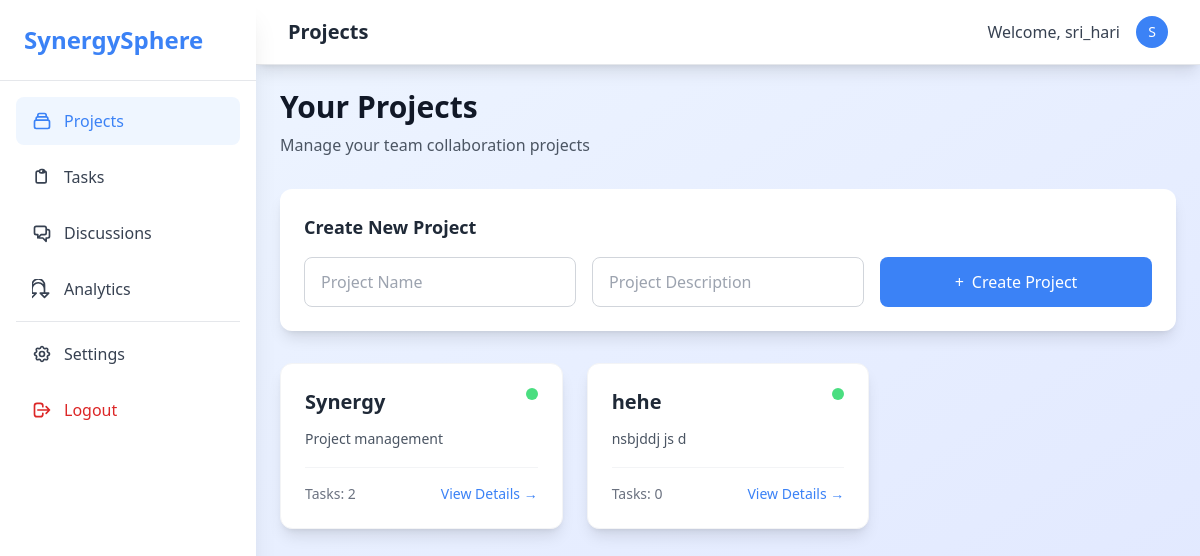
Screenshot of /projects (signed in) with the database file from the repository.
### app/models.py (models this page shows)
class Project(Base):
    __tablename__ = "projects"
    id = Column(Integer, primary_key=True, index=True)
    name = Column(String, index=True)
    description = Column(String)
    owner_id = Column(Integer, ForeignKey("users.id"))
    owner = relationship("User", back_populates="projects")
    tasks = relationship("Task", back_populates="project")

### app/routers/projects.py (the view)
@router.get("/projects", response_class=HTMLResponse)
async def project_dashboard(request: Request, db: Session = Depends(get_db)):
    user_id = request.session.get("user_id")
    if not user_id:
        return RedirectResponse(url="/login", status_code=303)
    projects = db.query(models.Project).filter(models.Project.owner_id == user_id).all()
    return templates.TemplateResponse("projects.html", {
        "request": request,
        "projects": projects,
        "username": request.session.get("username")
    })

### app/templates/projects.html (shortened to what this page needs)
{% extends "base.html" %}
{% block page_title %}Projects{% endblock %}
{% block content %}
    <div class="mb-8">
        <h2 class="text-3xl font-bold text-gray-900 mb-2">Your Projects</h2>
        <p class="text-gray-600">Manage your team collaboration projects</p>
    </div>
    <div class="bg-white rounded-xl shadow-lg p-6 mb-8">
        <h3 class="text-lg font-semibold text-gray-800 mb-4">Create New Project</h3>
        <form method="post" action="/projects" class="grid grid-cols-1 md:grid-cols-3 gap-4">
            <input type="text" name="name" placeholder="Project Name" required
                   class="px-4 py-3 rounded-lg border border-gray-300 focus:ring-2 focus:ring-primary focus:border-transparent transition duration-200">
            <input type="text" name="description" placeholder="Project Description" required
                   class="px-4 py-3 rounded-lg border border-gray-300 focus:ring-2 focus:ring-primary focus:border-transparent transition duration-200">
            <button type="submit"
                    class="bg-primary hover:bg-secondary text-white px-6 py-3 rounded-lg font-medium transition duration-200 transform hover:scale-105">
                <i class="mr-2">+</i>Create Project
            </button>
        </form>
    </div>
    <div class="grid grid-cols-1 sm:grid-cols-2 lg:grid-cols-3 xl:grid-cols-4 gap-6">
        {% for project in projects %}
        <a href="/projects/{{ project.id }}" class="group">
            <div class="bg-white rounded-xl shadow-lg p-6 hover:shadow-2xl transition-all duration-300 transform group-hover:scale-105 cursor-pointer flex flex-col justify-between h-full border border-gray-100 hover:border-primary/20">
                <div class="flex-1">
                    <div class="flex items-start justify-between mb-3">
                        <h3 class="text-xl font-semibold text-gray-800 group-hover:text-primary transition-colors duration-200">
                            {{ project.name }}
                        </h3>
                        <div class="w-3 h-3 bg-green-400 rounded-full"></div>
                    </div>
                    <p class="text-gray-600 text-sm leading-relaxed line-clamp-3">
                        {{ project.description }}
                    </p>
                </div>
                <div class="mt-4 pt-4 border-t border-gray-100">
                    <div class="flex justify-between items-center text-sm">
                        <span class="text-gray-500">Tasks: {{ project.tasks|length }}</span>
                        <span class="text-primary font-medium group-hover:text-secondary transition-colors duration-200">
                            View Details →
                        </span>
                    </div>
                </div>
            </div>
        </a>
        {% endfor %}
    </div>
{% endblock %}

### rows the page displays
Project: name "Synergy", description "Project management", tasks|length "2"
Project: name "hehe", description "nsbjddj js d", tasks|length "0"

### other values shown
{{ username or 'User' }} "sri_hari"
{{ (username or 'U')[0].upper() }} "S"
